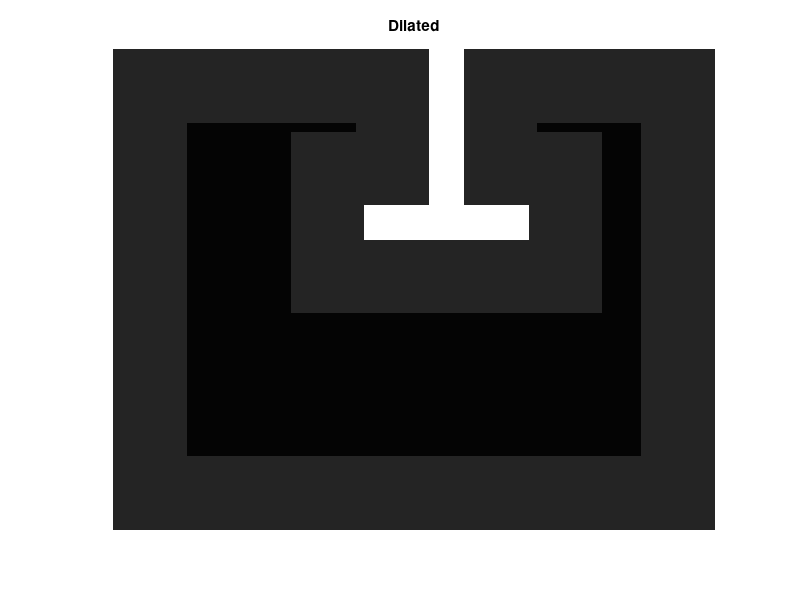

MATLAB code for this plot:
%% Big map
map = zeros(85,384);
map(1:end,1)=1;
map(1:end,end)=1;
map(1,1:end)=1;
map(end,1:end)=1;
map(end-45:end,128*2:128*2+15) = 1;
map(end-45:end-30,128*2-15:128*2) = 1;
save('bigmap','map')
% Cost map
costwidth = 35;
se = strel('square', costwidth);
costmap = imdilate(map,se);
costmap = (costmap*4+map*25)*2+1;
figure(1), imshow(costmap/max(max(costmap))), title('Dilated')
save('bigcostmap','costmap')

%% Small map
map = zeros(113,141);
map(1:end,1)=1;
map(1:end,end)=1;
map(1,1:end)=1;
map(end,1:end)=1;
map(1:45,end-66:end-59) = 1;
map(38:45,end-81:end-44) = 1;
save('smallmap','map')

% Cost map
costwidth = 35;
se = strel('square', costwidth);
costmap = imdilate(map,se);
costmap = (costmap*4+map*25)*2+1;
figure(1), imshow(costmap/max(max(costmap))), title('Dilated')
save('smallcostmap','costmap')
